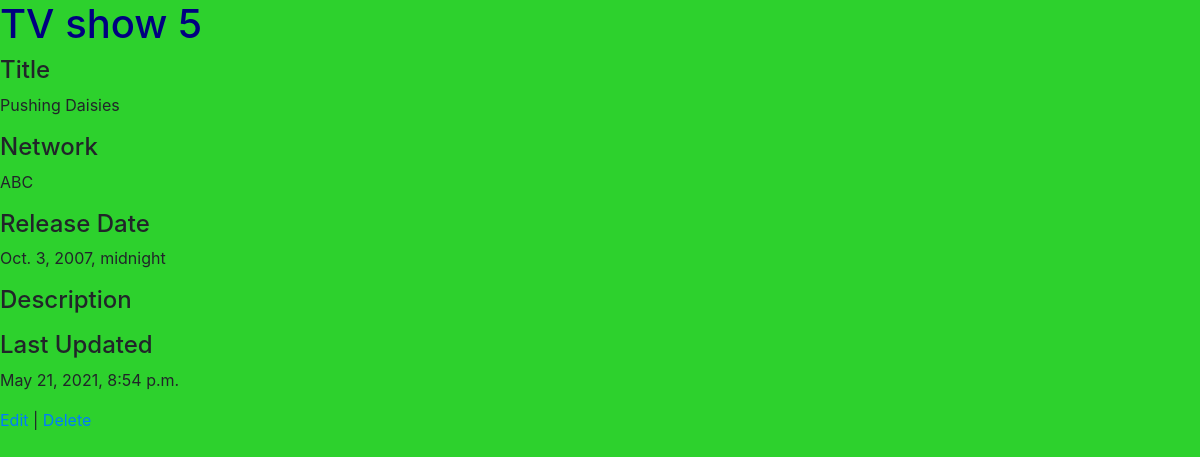
The page /5 on the database its author committed.
### showsApp/models.py (models this page shows)
class Show(models.Model):
    title = models.CharField(max_length=255)
    network = models.CharField(max_length=45)
    release_date = models.DateTimeField()
    description = models.CharField(max_length=255)
    created_at = models.DateTimeField(auto_now_add=True)
    updated_at = models.DateTimeField(auto_now=True)

### showsApp/views.py (the view)
# urls.py: path('<int:show_id>',views.show),
def show(request, show_id):
    one_show = Show.objects.get(id=show_id)
    context = {
        'show': one_show
    }
    return render(request, 'show.html',context)

### showsApp/templates/show.html (shortened to what this page needs)
<!DOCTYPE html>
<html lang="en">
<head>
    <link rel="stylesheet" href="https://cdn.jsdelivr.net/npm/bootstrap@4.6.0/dist/css/bootstrap.min.css">
    {% load static %}
    <link rel="stylesheet" href="{% static 'css/styles.css'%}">
</head>
<body>
    <h1>TV show  {{ show.id }}</h1>
    <h4>Title</h4>
    <p>{{ show.title }}</p>
    <h4>Network</h4>
    <p>{{ show.network }}</p>
    <h4>Release Date</h4>
    <p>{{ show.release_date }}</p>
    <h4>Description</h4>
    <h4>Last Updated</h4>
    <p>{{ show.updated_at }}</p>
    <a href="/{{ show.id }}/edit">Edit</a> | <a href="/{{ show.id }}/delete">Delete</a>
</body>
</body>
</html>

### showsApp/static/css/styles.css (style rules this page uses)
body { background-color: rgb(45, 209, 45); }
h1 { color: navy; }

### rows shown on the page
Show: id "5", title "Pushing Daisies", network "ABC", release_date "Oct. 3, 2007, midnight", updated_at "May 21, 2021, 8:54 p.m."
